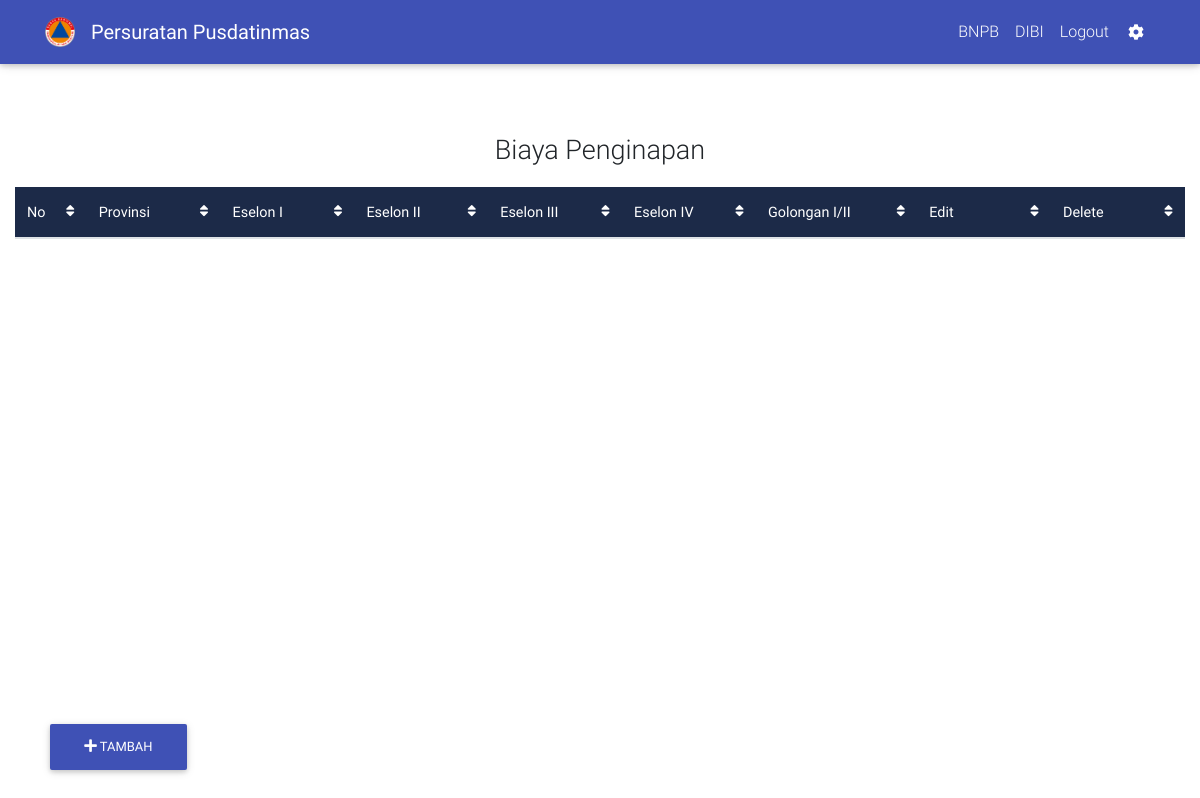
The app's page /index.php/home/biaya_penginapan, older data.
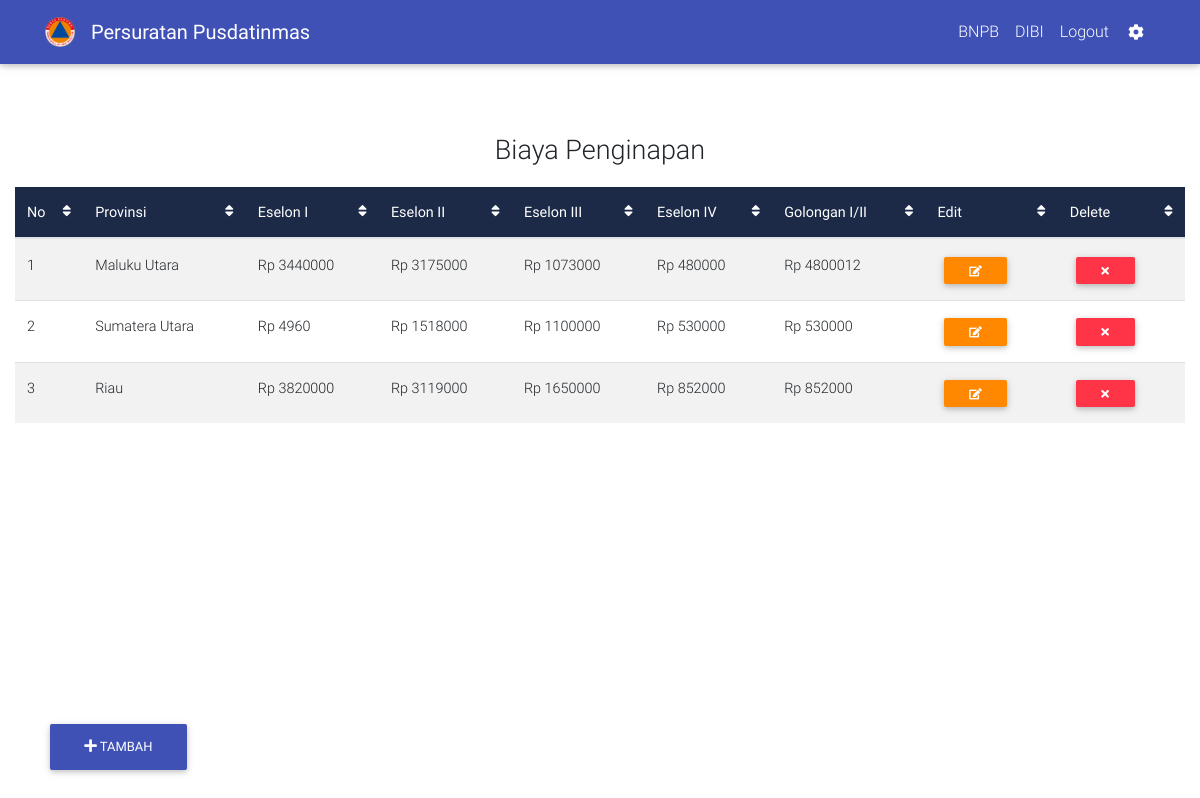
The same page, newer data.
### tables this page shows
CREATE TABLE `biaya_penginapan` (
  `id` int(5) NOT NULL,
  `provinsi` text NOT NULL,
  `eselon_1` int(10) NOT NULL,
  `eselon_2` int(10) NOT NULL,
  `eselon_3` int(10) NOT NULL,
  `eselon_4` int(10) NOT NULL,
  `eselon_5` int(10) NOT NULL
);

### application/controllers/Home.php (called while the page is built, shortened)
<?php
class Home extends CI_Controller {
	function __Construct()
    {
        $this->load->model("home_model");
        $this->load->library("pagination");
    }
	public function biaya_penginapan()
	{
		$data['penginapan'] = $this->home_model->get_biaya_penginapan();
		$this->load->view('layouts/nav');
		$this->load->view('layouts/header');
		$this->load->view('biaya_penginapan', $data);
	}
}

### index.php (called while the page is built, shortened)
<?php
require_once BASEPATH.'core/CodeIgniter.php';

### application/models/Home_model.php (called while the page is built, shortened)
<?php
class Home_model extends CI_Model {
	function get_biaya_penginapan() {
		$this->db->from('biaya_penginapan');
		$query = $this->db->get();
		return $query->result();
	}
}
?>

### application/views/biaya_penginapan.php (the view, shortened to what this page needs)
<body>
  <div class="container-fluid" style="padding-top: 10vh; padding-bottom: 15vh">
        <p style="font-size: 27px; text-align: center; padding-top: 50px;">Biaya Penginapan</p>
            <table id="biaya_penginapan" class="table table-striped" cellspacing="0">
                          <thead class="mdb-color darken-3 white-text">
                            <tr>
                              <th scope="col">No
                                <i class="fa fa-sort float-right" aria-hidden="true"></i>
                              </th>
                              <th class="th-sm" scope="col">Provinsi
                                <i class="fa fa-sort float-right" aria-hidden="true"></i>
                              </th>
                              <th class="th-sm" scope="col">Eselon I
                                <i class="fa fa-sort float-right" aria-hidden="true"></i>
                              </th>
                              <th class="th-sm" scope="col">Eselon II
                                <i class="fa fa-sort float-right" aria-hidden="true"></i>
                              </th>
                              <th class="th-sm" scope="col">Eselon III
                                <i class="fa fa-sort float-right" aria-hidden="true"></i>
                              </th>
                              <th class="th-sm" scope="col">Eselon IV
                                <i class="fa fa-sort float-right" aria-hidden="true"></i>
                              </th>
                              <th class="th-sm" scope="col">Golongan I/II
                                <i class="fa fa-sort float-right" aria-hidden="true"></i>
                              </th>
                              <th class="th-sm" scope="col">Edit
                                <i class="fa fa-sort float-right" aria-hidden="true"></i>
                              </th>
                              <th class="th-sm" scope="col">Delete
                                <i class="fa fa-sort float-right" aria-hidden="true"></i>
                              </th>
                            </tr>
                          </thead>
                          <tbody>
                            <?php
                            $counter = 1;
                            foreach ($penginapan as $row) {
                echo "
                <tr>
                              <td>".$counter."</td>
                              <td>".$row->provinsi."</td>
                              <td> Rp ".$row->eselon_1."</td>
                              <td> Rp ".$row->eselon_2."</td>
                              <td> Rp ".$row->eselon_3."</td>
                              <td> Rp ".$row->eselon_4."</td>
                              <td> Rp ".$row->eselon_5."</td>
                              <td>
                                <span class='table-remove'><a href='".base_url("home/edit_penginapan_page/$row->id")."'><button type='button'  class='btn btn-warning btn-sm my-0'><i class='fa fa-pencil-square-o' aria-hidden='true'></i></button></a>
                              </td>
                              <td>
                              <span class='table-remove'><button onclick='hapus($row->id)' type='button' class='btn btn-danger btn-sm my-0'><i class='fa fa-times' aria-hidden='true'></i></button></span>
                                </td>
                            </tr>
                            ";
              $counter++;}
                             ?>
                      </tbody>
                    </table>
              <div class="container-fluid">
  <div class="row">
    <div class="col-md-12">
      <div class="btn-group">
        <a href="#"> <button class="btn animated bounceInLeft btn-indigo btn-fab" type="button" data-toggle="modal" data-target="#modalRegisterForm" id="main"><i class="fa fa-plus" aria-hidden="true">
          </i> Tambah</button>
        </a>
      </div>
    </div>
  </div>
</div>
    </div>
</body>
</html>

Row changes from the older to the newer data that the page shows:
added biaya_penginapan: provinsi "Maluku Utara", eselon_1 "3440000", eselon_2 "3175000", eselon_3 "1073000", eselon_4 "480000", eselon_5 "4800012"
added biaya_penginapan: provinsi "Sumatera Utara", eselon_1 "4960", eselon_2 "1518000", eselon_3 "1100000", eselon_4 "530000", eselon_5 "530000"
added biaya_penginapan: provinsi "Riau", eselon_1 "3820000", eselon_2 "3119000", eselon_3 "1650000", eselon_4 "852000", eselon_5 "852000"
